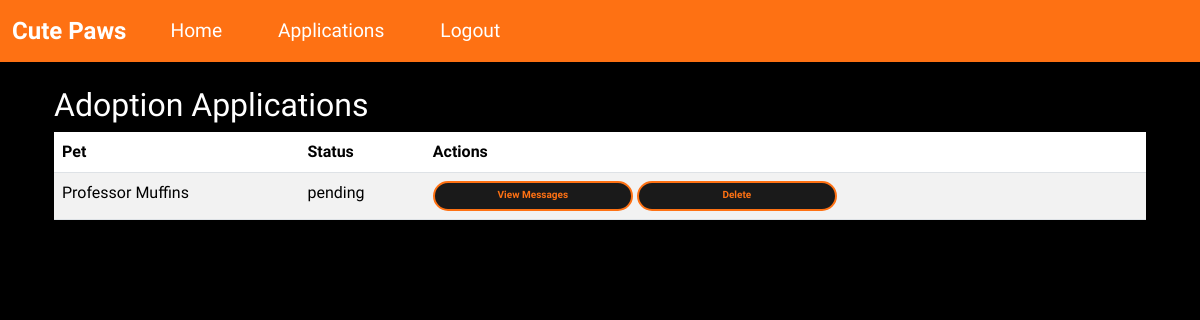
Page /applications (signed in) on the earlier database version.
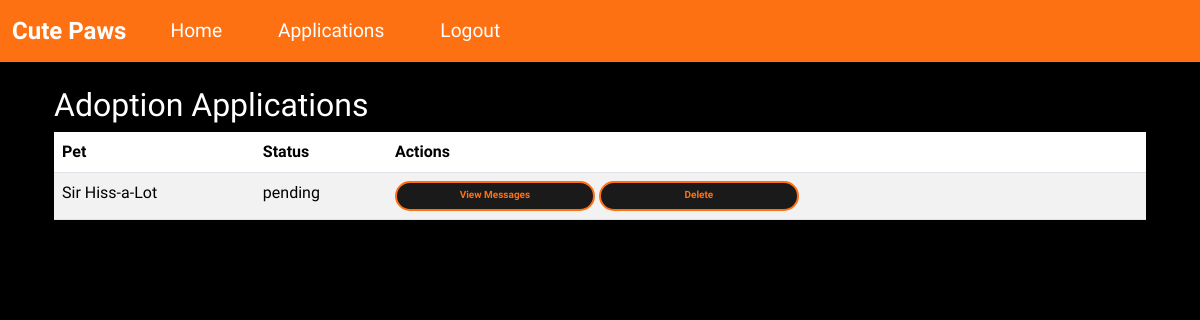
Same page on the later database version.
### wepsite/models.py (models this page shows)
class AdoptionApplication(db.Model):
    id = db.Column(db.Integer, primary_key=True)
    pet_id = db.Column(db.Integer, db.ForeignKey('pet.id'))
    user_id = db.Column(db.Integer, db.ForeignKey('user.id'))
    application_date = db.Column(db.DateTime, default=func.now())
    answers = db.Column(db.Text)
    status = db.Column(db.String(20), default='pending')
    messages = db.relationship(
        'Message',
        backref='application',
        lazy=True,
        cascade="all, delete-orphan"
    )

class Pet(db.Model):
    id             = db.Column(db.Integer, primary_key=True)
    name           = db.Column(db.String(100))
    age            = db.Column(db.Integer)
    breed          = db.Column(db.String(100))
    description    = db.Column(db.Text)
    city           = db.Column(db.String(100))  # Changed from location to city
    image_filename = db.Column(db.String(200))
    is_adopted     = db.Column(db.Boolean, default=False)
    is_deleted = db.Column(db.Boolean, default=False)
    adoption_date = db.Column(db.DateTime)
    posted_by      = db.Column(db.Integer, db.ForeignKey('user.id'))
    poster = db.relationship('User', foreign_keys=[posted_by])
    applications = db.relationship(
        'AdoptionApplication',
        backref="pet",
        lazy=True,
        cascade="all, delete-orphan"
    )

### wepsite/views.py (the view)
@views.route('/applications')
@login_required
def applications():
    if current_user.is_admin:
        apps = AdoptionApplication.query.order_by(AdoptionApplication.id.desc()).all()
    else:
        apps = AdoptionApplication.query.filter_by(user_id=current_user.id).order_by(AdoptionApplication.id.desc()).all()
    if not apps:
        flash('No applications found', 'info')
    for app in apps:
        app.unread = Message.query.filter(
            Message.application_id == app.id,
            Message.sender_id != current_user.id,
            Message.is_read == False
        ).count()
        app.messages = Message.query.filter_by(
            application_id=app.id,
            is_deleted=False
        ).order_by(Message.timestamp.desc()).all()
    return render_template('applications.html', user=current_user, applications=apps)

### wepsite/templates/applications.html (shortened to what this page needs)
{% extends "base.html" %}
{% block content %}
<div class="container mt-4">
    {% if current_user %}
        <h2> {{current_user.name}} Adoption Applications</h2>
    {% else %}
        <h2> Your Adoption Applications</h2>
    {% endif %}
    <table class="table table-striped">
        <thead>
            <tr>
                <th>Pet</th>
                <th>Status</th>
                <th>Actions</th>
            </tr>
        </thead>
        <tbody>
            {% for app in applications %}
                <tr>
                    <td>{{ app.pet.name }}</td>
                    <td>{{ app.status }}</td>
                    <td>
                        {% if current_user.is_admin and app.pet.posted_by == current_user.id or current_user.id == app.user_id %}
                        <a href="{{ url_for('views.messages', application_id=app.id) }}" class="btn btn-primary btn-sm">
                            View Messages
                        </a>
                        {% endif %}
                        {% if current_user.is_admin and app.pet.posted_by == current_user.id or current_user.id == app.user_id %}
                            <a href="{{ url_for('views.delete_application', application_id=app.id) }}" class="btn btn-danger btn-sm">
                                Delete
                            </a>
                        {% endif %}
                    </td>
                </tr>
            {% endfor %}
        </tbody>
    </table>
</div>
{% endblock %}

### wepsite/templates/base.html (shortened to what this page needs)
<!DOCTYPE html>
<html lang="en">
<head>
    <link href="https://cdn.jsdelivr.net/npm/bootstrap@5.3.2/dist/css/bootstrap.min.css" rel="stylesheet"
>
    <link rel="stylesheet" href="https://cdn.jsdelivr.net/npm/bootstrap-icons@1.10.0/font/bootstrap-icons.css">
    <link rel="stylesheet" href="https://cdnjs.cloudflare.com/ajax/libs/font-awesome/6.4.0/css/all.min.css"
 />
</head>
<body>
    <nav class="navbar navbar-expand-lg sticky-top">
        <div class="container-fluid">
            <a class="navbar-brand" href="#">Cute Paws</a>
            <div class="collapse navbar-collapse" id="navbar">
                <div class="navbar-nav">
                {% if current_user.is_authenticated %}
                    <a class="nav-item nav-link" href="{{ url_for('views.home') }}">Home</a>
                    <a class="nav-item nav-link" href="{{ url_for('views.applications') }}">Applications</a>
                    <a class="nav-item nav-link" href="{{ url_for('auth.logout') }}">Logout</a>
                {% else %}
                    <a class="nav-item nav-link" href="{{ url_for('auth.login') }}">Login</a>
                    <a class="nav-item nav-link" href="{{ url_for('auth.sign_up') }}">Register</a>
                {% endif %}
                </div>
            </div>
        </div>
    </nav>
    <div class="container">
        {% block content %}
        {% endblock %}
    </div>
</body>
</html>

### wepsite/templates/base.html (style rules this page uses)
body { background-color: #000000; font-family: "Saira", sans-serif; font-optical-sizing: auto; color: #fff; margin: 0; padding: 0; height: 100vh; }
.navbar { background-color: #fe7113; }
.navbar-brand { font-size: 1.5rem; font-weight: bold; color: #fff; }
.navbar-nav .nav-link { color: #fff; font-size: 1.2rem; margin-right: 20px; margin-left: 20px; }
.btn { border-radius: 35px; width: 200px; height: 30px; border: 2px solid #fe7113; background-color: #1a1a1a; color: #fe7113; font-size: 10px; font-weight: bold; cursor: pointer; }

Differences in the rows shown:
changed AdoptionApplication "pending": pet.name "Professor Muffins" → "Sir Hiss-a-Lot"
